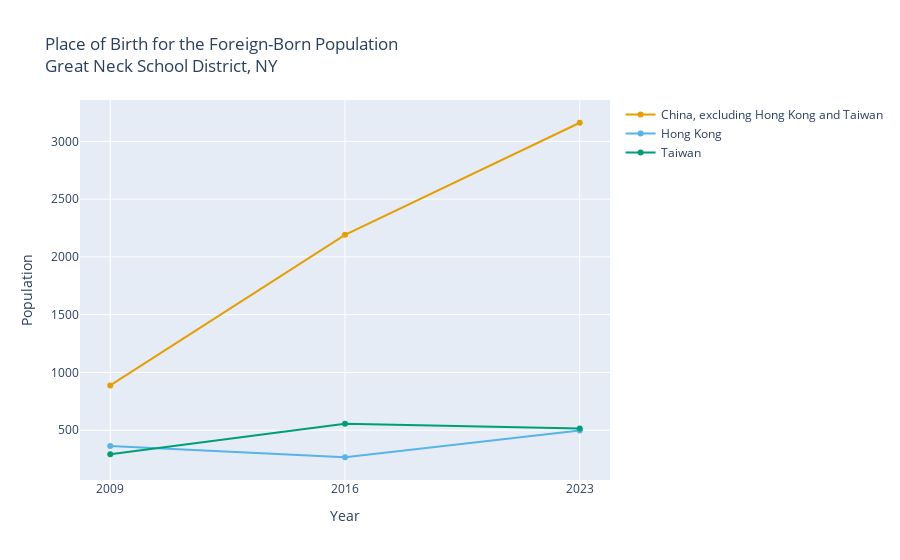

Write notebook code for a chart like this one.
### Markdown cell above
# Breakdown of Immigration from China

A friend who reviewed [06-place-of-birth.ipynb](./06-place-of-birth.ipynb) asked if it was possible to breakdown immigration from China further, specifically to include Hong Kong and Taiwan. The answer is yes. While [B05006: Place of Birth for the Foreign-born Population in the United States](https://censusreporter.org/data/table/?table=B05006&geo_ids=97000US3612510&primary_geo_id=97000US3612510) is a table, it also has "nests" or "indents". These "nests" are not typical in database tables, but make perfect sense here. For example, the page I linked to has the following rows:
  * Asia: (some number)
    * Eastern Asia: (some number)
      * China: (some number)
        * China, excluding Hong Kong and Taiwan (some number)
        * Hong Kong (some number)
        * Taiwan (some number)

So the number for "China" is the sum of the 3 rows "nested" or "indented" beneath it.

The problem them becomes:
  1. What are the variables for the 3 countries of interest?
  2. Did any of those variables change labels during the period of interest?

I used the methodology outlined in [06-place-of-birth.ipynb](./06-place-of-birth.ipynb) to answer those questions. Rather than rehash that material here, I will just generate and comment on the data.

### Code cell
from censusdis.datasets import ACS5
from censusdis.states import NY

from utils import download_multiyear, graph_multiyear


df = download_multiyear(
    dataset=ACS5,
    vintages=[2009, 2016, 2023],
    download_variables=["B05006_050E", "B05006_051E", "B05006_052E"],
    state=NY,
    school_district_unified="12510",
)

graph_multiyear(
    df,
    "Place of Birth for the Foreign-Born Population<br>Great Neck School District, NY",
    "Population",
)
df

### Figure 1 — Plotly figure (JSON) as saved in the notebook; plotly's stock layout.template omitted (floating-point values rounded to 4 significant figures)
{"data": [{"hovertemplate": "Year: %{x}<br>China, excluding Hong Kong and Taiwan: %{y:,}<extra></extra>", "line": {"color": "#E69F00"}, "mode": "lines+markers", "name": "China, excluding Hong Kong and Taiwan", "type": "scatter", "x": [2009, 2016, 2023], "y": [888, 2191, 3161]}, {"hovertemplate": "Year: %{x}<br>Hong Kong: %{y:,}<extra></extra>", "line": {"color": "#56B4E9"}, "mode": "lines+markers", "name": "Hong Kong", "type": "scatter", "x": [2009, 2016, 2023], "y": [363, 266, 497]}, {"hovertemplate": "Year: %{x}<br>Taiwan: %{y:,}<extra></extra>", "line": {"color": "#009E73"}, "mode": "lines+markers", "name": "Taiwan", "type": "scatter", "x": [2009, 2016, 2023], "y": [292, 555, 514]}], "layout": {"title": {"text": "Place of Birth for the Foreign-Born Population<br>Great Neck School District, NY"}, "xaxis": {"tickmode": "array", "ticktext": ["2009", "2016", "2023"], "tickvals": [2009, 2016, 2023], "title": {"text": "Year"}}, "yaxis": {"title": {"text": "Population"}}}}
